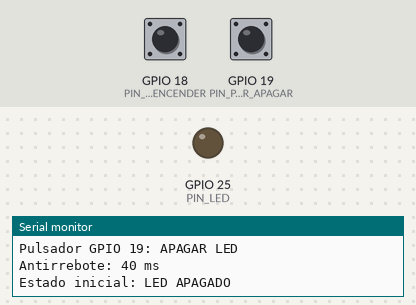
Simulated run of this sketch. Board: ESP32. On the bench: output pins drawn as LEDs (lit = HIGH), the last lines printed to the serial monitor. The test bench sets the inputs (shaded band); at power-on: GPIO 18 (PIN_PULSADOR_ENCENDER) HIGH, GPIO 19 (PIN_PULSADOR_APAGAR) HIGH.

Above: at 1.2 s.
1.3 s: GPIO 18 (PIN_PULSADOR_ENCENDER) pulled LOW for 0.15 s
At 2.0 s:
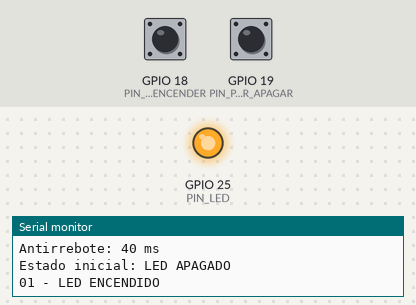
2.9 s: GPIO 19 (PIN_PULSADOR_APAGAR) pulled LOW for 0.15 s
At 3.2 s:
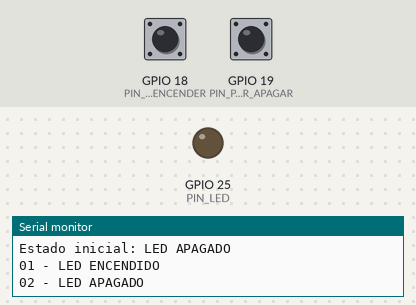
4.5 s: GPIO 18 (PIN_PULSADOR_ENCENDER) pulled LOW for 1 s
At 5.6 s:
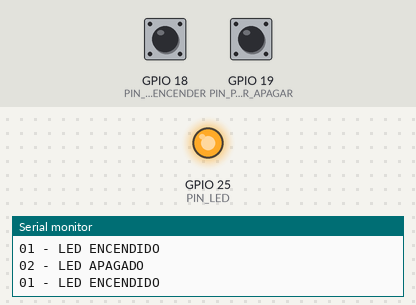
7.0 s: GPIO 19 (PIN_PULSADOR_APAGAR) pulled LOW for 1 s
At 7.5 s:
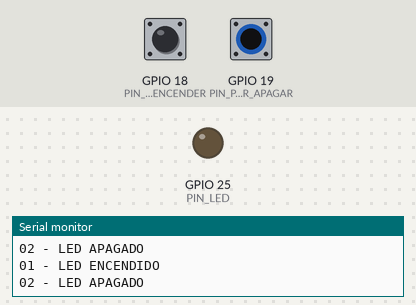
Timing chart, 0 to 10.0 s (numbered marks = the images above; inputs shaded):
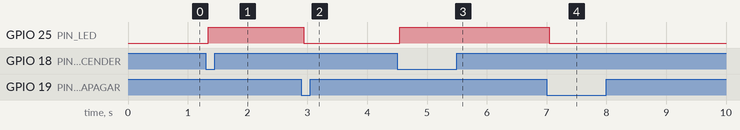

Measured:
- after the input at 1.3 s, GPIO 25 (PIN_LED): LOW → HIGH at once
- after the input at 2.9 s, GPIO 25 (PIN_LED): HIGH → LOW at once
- after the input at 4.5 s, GPIO 25 (PIN_LED): LOW → HIGH at once
- after the input at 7.0 s, GPIO 25 (PIN_LED): HIGH → LOW at once

The sketch:

03_Dos_Pulsadores_LED.ino
```cpp
// AirtekLab - Programacion de pulsadores con ESP32
// Ejercicio 03: dos pulsadores para encender y apagar un LED
// Placa: ESP32 Dev Module
//
// Pulsador ENCENDER: GPIO 18 a GND
// Pulsador APAGAR: GPIO 19 a GND
// LED: GPIO 25 mediante resistencia limitadora a GND

const int PIN_PULSADOR_ENCENDER = 18;
const int PIN_PULSADOR_APAGAR = 19;
const int PIN_LED = 25;

const unsigned long TIEMPO_ANTIRREBOTE = 40;

int lecturaAnteriorEncender = HIGH;
int estadoEstableEncender = HIGH;
unsigned long momentoCambioEncender = 0;

int lecturaAnteriorApagar = HIGH;
int estadoEstableApagar = HIGH;
unsigned long momentoCambioApagar = 0;

bool ledActivo = false;

void actualizarLed() {
  digitalWrite(PIN_LED, ledActivo ? HIGH : LOW);
}

void setup() {
  Serial.begin(115200);

  pinMode(PIN_PULSADOR_ENCENDER, INPUT_PULLUP);
  pinMode(PIN_PULSADOR_APAGAR, INPUT_PULLUP);
  pinMode(PIN_LED, OUTPUT);

  ledActivo = false;
  actualizarLed();

  Serial.println("Ejercicio 03 - Dos pulsadores y un LED");
  Serial.println("Pulsador GPIO 18: ENCENDER LED");
  Serial.println("Pulsador GPIO 19: APAGAR LED");
  Serial.println("Antirrebote: 40 ms");
  Serial.println("Estado inicial: LED APAGADO");
}

void loop() {
  int lecturaEncender = digitalRead(PIN_PULSADOR_ENCENDER);
  int lecturaApagar = digitalRead(PIN_PULSADOR_APAGAR);

  // --- ANTIRREBOTE DEL PULSADOR ENCENDER ---
  if (lecturaEncender != lecturaAnteriorEncender) {
    lecturaAnteriorEncender = lecturaEncender;
    momentoCambioEncender = millis();
  }

  if ((millis() - momentoCambioEncender) >= TIEMPO_ANTIRREBOTE) {
    if (lecturaEncender != estadoEstableEncender) {
      estadoEstableEncender = lecturaEncender;

      if (estadoEstableEncender == LOW) {
        ledActivo = true;
        actualizarLed();
        Serial.println("01 - LED ENCENDIDO");
      }
    }
  }

  // --- ANTIRREBOTE DEL PULSADOR APAGAR ---
  if (lecturaApagar != lecturaAnteriorApagar) {
    lecturaAnteriorApagar = lecturaApagar;
    momentoCambioApagar = millis();
  }

  if ((millis() - momentoCambioApagar) >= TIEMPO_ANTIRREBOTE) {
    if (lecturaApagar != estadoEstableApagar) {
      estadoEstableApagar = lecturaApagar;

      if (estadoEstableApagar == LOW) {
        ledActivo = false;
        actualizarLed();
        Serial.println("02 - LED APAGADO");
      }
    }
  }
}
```
